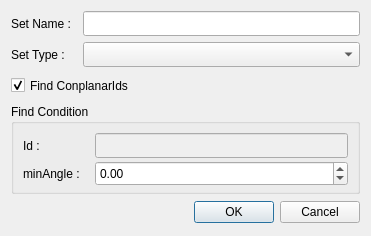
<?xml version="1.0" encoding="UTF-8"?>
<ui version="4.0">
 <class>CreateSetDialog</class>
 <widget class="QDialog" name="CreateSetDialog">
  <property name="geometry">
   <rect>
    <x>0</x>
    <y>0</y>
    <width>371</width>
    <height>236</height>
   </rect>
  </property>
  <property name="minimumSize">
   <size>
    <width>371</width>
    <height>236</height>
   </size>
  </property>
  <property name="maximumSize">
   <size>
    <width>371</width>
    <height>236</height>
   </size>
  </property>
  <property name="windowTitle">
   <string>Create Set</string>
  </property>
  <layout class="QGridLayout" name="gridLayout_2">
   <item row="0" column="0">
    <widget class="QLabel" name="label_name">
     <property name="minimumSize">
      <size>
       <width>66</width>
       <height>25</height>
      </size>
     </property>
     <property name="maximumSize">
      <size>
       <width>66</width>
       <height>25</height>
      </size>
     </property>
     <property name="text">
      <string>Set Name : </string>
     </property>
    </widget>
   </item>
   <item row="0" column="1">
    <widget class="QLineEdit" name="nameLineEdit">
     <property name="minimumSize">
      <size>
       <width>135</width>
       <height>25</height>
      </size>
     </property>
     <property name="maximumSize">
      <size>
       <width>16777215</width>
       <height>25</height>
      </size>
     </property>
    </widget>
   </item>
   <item row="1" column="0">
    <widget class="QLabel" name="label_type">
     <property name="minimumSize">
      <size>
       <width>66</width>
       <height>25</height>
      </size>
     </property>
     <property name="maximumSize">
      <size>
       <width>66</width>
       <height>25</height>
      </size>
     </property>
     <property name="text">
      <string>Set Type : </string>
     </property>
    </widget>
   </item>
   <item row="1" column="1">
    <widget class="QComboBox" name="typeComboBox">
     <property name="enabled">
      <bool>true</bool>
     </property>
     <property name="minimumSize">
      <size>
       <width>135</width>
       <height>25</height>
      </size>
     </property>
     <property name="maximumSize">
      <size>
       <width>16777215</width>
       <height>25</height>
      </size>
     </property>
     <property name="currentIndex">
      <number>-1</number>
     </property>
     <item>
      <property name="text">
       <string>Node</string>
      </property>
     </item>
     <item>
      <property name="text">
       <string>Element</string>
      </property>
     </item>
    </widget>
   </item>
   <item row="2" column="0" colspan="2">
    <widget class="QCheckBox" name="checkBox">
     <property name="minimumSize">
      <size>
       <width>0</width>
       <height>25</height>
      </size>
     </property>
     <property name="maximumSize">
      <size>
       <width>16777215</width>
       <height>25</height>
      </size>
     </property>
     <property name="toolTip">
      <string/>
     </property>
     <property name="text">
      <string>Find ConplanarIds</string>
     </property>
     <property name="checked">
      <bool>true</bool>
     </property>
    </widget>
   </item>
   <item row="3" column="0" colspan="2">
    <widget class="QGroupBox" name="groupBox">
     <property name="title">
      <string>Find Condition</string>
     </property>
     <layout class="QGridLayout" name="gridLayout">
      <item row="0" column="0">
       <layout class="QHBoxLayout" name="horizontalLayout">
        <item>
         <widget class="QLabel" name="label_id">
          <property name="enabled">
           <bool>true</bool>
          </property>
          <property name="minimumSize">
           <size>
            <width>66</width>
            <height>25</height>
           </size>
          </property>
          <property name="maximumSize">
           <size>
            <width>66</width>
            <height>25</height>
           </size>
          </property>
          <property name="text">
           <string>Id : </string>
          </property>
         </widget>
        </item>
        <item>
         <widget class="QLineEdit" name="idLineEdit">
          <property name="enabled">
           <bool>false</bool>
          </property>
          <property name="minimumSize">
           <size>
            <width>133</width>
            <height>25</height>
           </size>
          </property>
          <property name="maximumSize">
           <size>
            <width>16777215</width>
            <height>25</height>
           </size>
          </property>
         </widget>
        </item>
       </layout>
      </item>
      <item row="1" column="0">
       <layout class="QHBoxLayout" name="horizontalLayout_2">
        <item>
         <widget class="QLabel" name="label_angle">
          <property name="minimumSize">
           <size>
            <width>66</width>
            <height>25</height>
           </size>
          </property>
          <property name="maximumSize">
           <size>
            <width>66</width>
            <height>25</height>
           </size>
          </property>
          <property name="text">
           <string>minAngle : </string>
          </property>
         </widget>
        </item>
        <item>
         <widget class="QDoubleSpinBox" name="doubleSpinBox">
          <property name="minimumSize">
           <size>
            <width>133</width>
            <height>25</height>
           </size>
          </property>
          <property name="maximumSize">
           <size>
            <width>16777215</width>
            <height>25</height>
           </size>
          </property>
          <property name="minimum">
           <double>-360.000000000000000</double>
          </property>
          <property name="maximum">
           <double>360.000000000000000</double>
          </property>
         </widget>
        </item>
       </layout>
      </item>
     </layout>
    </widget>
   </item>
   <item row="4" column="0" colspan="2">
    <widget class="QDialogButtonBox" name="buttonBox">
     <property name="minimumSize">
      <size>
       <width>0</width>
       <height>25</height>
      </size>
     </property>
     <property name="maximumSize">
      <size>
       <width>16777215</width>
       <height>25</height>
      </size>
     </property>
     <property name="orientation">
      <enum>Qt::Horizontal</enum>
     </property>
     <property name="standardButtons">
      <set>QDialogButtonBox::Cancel|QDialogButtonBox::Ok</set>
     </property>
    </widget>
   </item>
  </layout>
 </widget>
 <resources/>
 <connections>
  <connection>
   <sender>buttonBox</sender>
   <signal>accepted()</signal>
   <receiver>CreateSetDialog</receiver>
   <slot>accept()</slot>
   <hints>
    <hint type="sourcelabel">
     <x>138</x>
     <y>294</y>
    </hint>
    <hint type="destinationlabel">
     <x>157</x>
     <y>274</y>
    </hint>
   </hints>
  </connection>
  <connection>
   <sender>buttonBox</sender>
   <signal>rejected()</signal>
   <receiver>CreateSetDialog</receiver>
   <slot>reject()</slot>
   <hints>
    <hint type="sourcelabel">
     <x>185</x>
     <y>294</y>
    </hint>
    <hint type="destinationlabel">
     <x>249</x>
     <y>274</y>
    </hint>
   </hints>
  </connection>
 </connections>
</ui>
